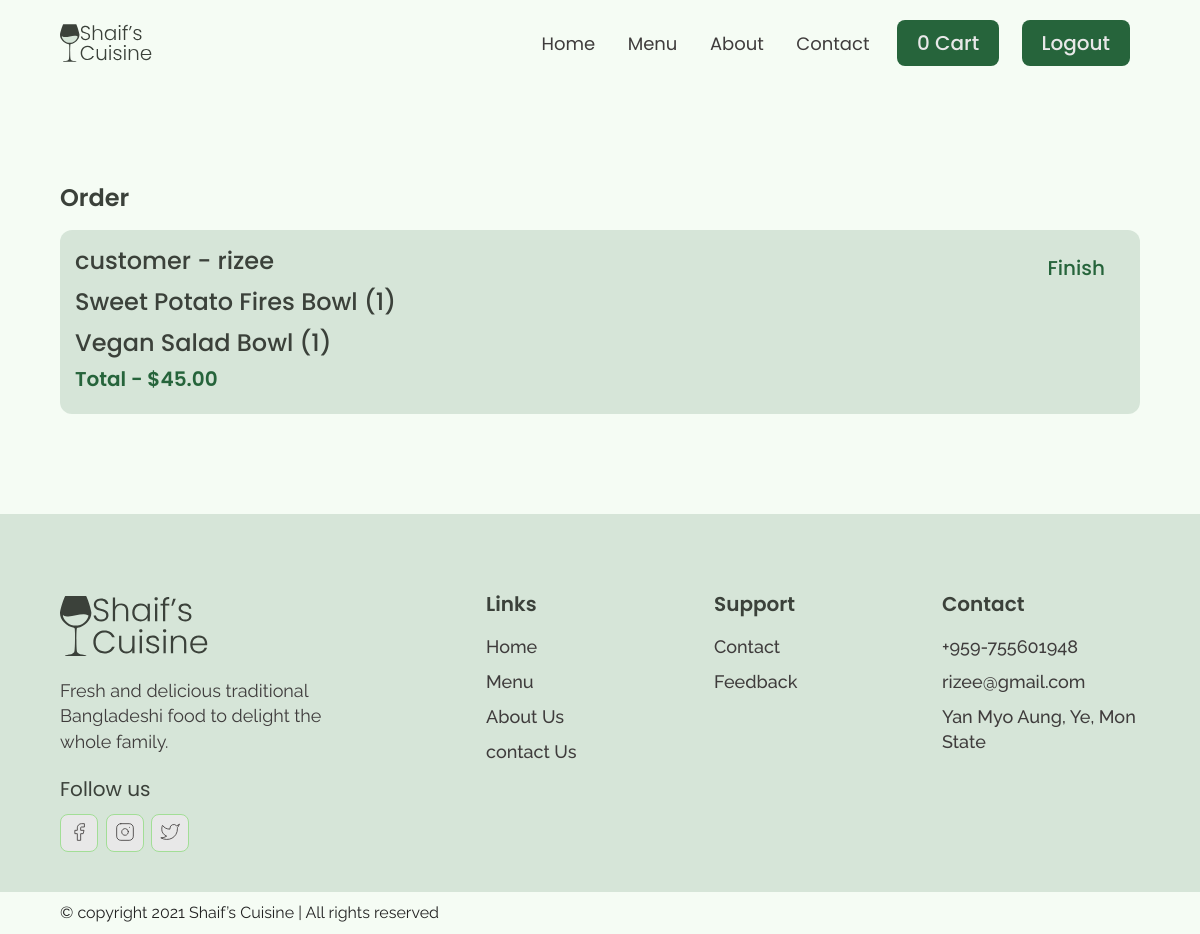
Page /order/ (signed in) on the committed database.
### base/models.py (models this page shows, shortened)
class Order(models.Model):
    customer = models.ForeignKey(Customer, null=True, on_delete=models.CASCADE)
    complete = models.BooleanField(default=False)
    translation_id = models.CharField(max_length=200, null=True, blank=True)
    created = models.DateTimeField(auto_now_add=True)
    @property
    def cart_food(self):
        foods = self.orderfood_set.all()
        total = sum([food.quantity for food in foods])
        return total
    @property
    def cart_total(self):
        foods = self.orderfood_set.all()
        total = sum([food.get_total for food in foods])
        return total

class Customer(models.Model):
    user = models.OneToOneField(User, null=True, blank=True, on_delete=models.CASCADE)
    name = models.CharField(max_length=200, null=True, blank=True)
    email = models.EmailField(null=True, blank=True)
    phone = models.CharField(max_length=200, null=True, blank=True)
    avatar = models.ImageField(default='testimonial_img1.png', null=True, blank=True)
    created = models.DateTimeField(auto_now_add=True)

class OrderFood(models.Model):
    order = models.ForeignKey(Order, null=True, on_delete=models.CASCADE)
    food = models.ForeignKey(Food, null=True, on_delete=models.CASCADE)
    quantity = models.IntegerField(default=0, blank=True, null=True)
    created = models.DateTimeField(auto_now_add=True)
    @property
    def get_total(self):
        total = (self.food.price * self.quantity)
        return total

class Food(models.Model):
    name = models.CharField(max_length=200, null=True)
    price = models.DecimalField(max_digits=5, decimal_places=2)
    category = models.ForeignKey(Category, null=True, on_delete=models.SET_NULL)
    description = models.TextField(null=True, blank=True)
    discount = models.CharField(max_length=100, null=True, blank=True)
    image = models.ImageField(default='food-1.png', null=True, blank=True)
    created = models.DateTimeField(auto_now_add=True)

### base/views.py (the view)
# urls.py: path('order/', views.orderPage, name='order'),
def orderPage(request):
    customer = request.user.customer
    orders = Order.objects.filter(complete=True)
    order, created = Order.objects.get_or_create(customer=customer, complete=False)
    context = {'orders': orders, 'order': order}
    return render(request, 'base/order_page.html', context)

### base/models.py (called while the page is built)
    def __str__(self):
        return self.username

### base/templates/base/order_page.html
{% extends 'base/main.html' %}
{% load static %}
  {% block content %}
  <section id="dishGrid" data-aos="fade-up">
    <div class="container">
      <h2 class="dishGrid__title">
        Order
      </h2>
      <div class="dishGrid__wrapper">
        {% for order in orders %}
        <div class="dishGrid__item">
          <div class="dishGrid__item__info">
            <h3 class="dishGrid__item__title">
              customer - {{order.customer.name}}
            </h3>
            {% for item in order.orderfood_set.all %}
            <h3 class="dishGrid__item__title">{{item.food.name}} ({{item.quantity}})</h3>
            {% endfor %}
            <h3 class="dishGrid__item__price">Total - ${{order.cart_total}}</h3>
          </div>
          <a href="{% url 'finish' order.id %}" class="btn">Finish</a>
        </div>
        {% endfor %}
      </div>
    </div>
  </section>
  {% endblock %}

### base/templates/base/main.html (shortened to what this page needs)
{% load static %}
<!DOCTYPE html>
<html lang="en">
<head>
  <link rel="stylesheet" href="{% static 'css/reset.css' %}">
  <link rel="stylesheet" href="{% static 'css/globalStyles.css' %}">
  <link rel="stylesheet" href="{% static 'css/components.css' %}">
  <link rel="stylesheet" href="https://unpkg.com/aos@next/dist/aos.css" />
</head>
<body>
  <div class="nav">
    <div class="container">
      <div class="nav__wrapper">
        <a href="{% url 'home' %}" class="logo">
          <img src="{% static 'images/logo.svg' %}" alt="shaif's cuisine">
        </a>
        <nav>
          <ul class="nav__list">
            <div class="nav__list__wrapper">
              <li><a class="nav__link" href="{% url 'home' %}">Home</a></li>
              <li><a class="nav__link" href="{% url 'menu' %}">Menu</a></li>
              <li><a class="nav__link" href="{% url 'about' %}">About</a></li>
              <li><a class="nav__link" href="{%url 'contact' %}">Contact</a></li>
              <li><a href="{% url 'cart' %}" class="btn primary-btn">{{order.cart_food}} Cart </a></li>
              {% if request.user.is_authenticated %}
              <li><a href="{% url 'logout' %}" class="btn primary-btn">Logout</a></li>
              {% else %}
              <li><a href="{% url 'login' %}" class="btn primary-btn">Login</a></li>
              {% endif %}
            </div>
          </ul>
        </nav>
      </div>
    </div>
  </div>
  {% block content %}
  {% endblock %}
    {% if page != 'login' %}
    <footer>
      <div class="container">
        <div class="footer__wrapper">
          <div class="footer__col1">
            <div class="footer__logo">
              <img src="{% static 'images/logo.svg' %}" alt="shaif's cuisine">
            </div>
            <p class="footer__desc">
              Fresh and delicious traditional Bangladeshi food to delight the whole family.
            </p>
            <div class="footer__socials">
              <h4 class="footer__socials__title">Follow us</h4>
              <ol class="footer__socials__list">
                <li>
                  <a href="https://www.facebook.com/rizee.rizee.98">
                    <svg xmlns="http://www.w3.org/2000/svg" width="24" height="24" viewBox="0 0 24 24" fill="none"
                      stroke="currentColor" stroke-width="1" stroke-linecap="round" stroke-linejoin="round"
                      class="feather feather-facebook">
                      <path d="M18 2h-3a5 5 0 0 0-5 5v3H7v4h3v8h4v-8h3l1-4h-4V7a1 1 0 0 1 1-1h3z" />
                    </svg>
                  </a>
                </li>
                <li>
                  <a href="https://www.facebook.com/rizee.rizee.98">
                  </a>
                </li>
                <li>
                  <a href="https://www.facebook.com/rizee.rizee.98">
                  </a>
                </li>
              </ol>
            </div>
          </div>
          <div class="footer__col2">
            <h3 class="footer__text__title">
              Links
            </h3>
            <ol class="footer__text">
              <li>
                <a href="{% url 'home' %}">Home</a>
              </li>
              <li>
                <a href="{% url 'menu' %}">Menu</a>
              </li>
              <li>
                <a href="{% url 'about' %}">About Us</a>
              </li>
              <li>
                <a href="{% url 'contact' %}">contact Us</a>
              </li>
            </ol>
          </div>
          <div class="footer__col3">
            <h3 class="footer__text__title">
              Support
            </h3>
            <ol class="footer__text">
              <li>
                <a href="{% url 'contact' %}">Contact</a>
              </li>
              <li>
                <a href="{% url 'feedback' %}">Feedback</a>
              </li>
            </ol>
          </div>
          <div class="footer__col4">
            <h3 class="footer__text__title">
              Contact
            </h3>
            <ol class="footer__text">
              <li>
                <a href="tel:09755601948">+959-755601948</a>
              </li>
              <li>
                <a href="mailto:rizee@gmail.com?">rizee@gmail.com</a>
              </li>
              <li>
                <a href="#">Yan Myo Aung, Ye, Mon State</a>
              </li>
            </ol>
          </div>
        </div>
      </div>
    </footer>
    <div id="copyright">
      <div class="container">
        <p class="copyright__text">
          © copyright 2021 Shaif’s Cuisine | All rights reserved
        </p>
      </div>
    </div>
    {% endif %}
</body>
</html>

### static/css/globalStyles.css (style rules this page uses)
html { font-size: 10px; overflow-x: hidden; }
body { background: var(--lightGreen-2); overflow-x: hidden; visibility: hidden; }
section { padding: 100px 0; }
.container { max-width: 1200px; width: 90%; margin: 0 auto; }
:root { --green-1: #26643b; --green-2: #a2de96; --lightGreen-1: #d6e5d8; --lightGreen-2: #f5fcf4; --black-1: #3b413a; --black-2: #3f3c3c; --black-3: #5b6359; --white-1: #e8e8e8; }
img { width: 100%; height: 100%; object-fit: contain; }
h1, h2, h3, h4 { font-family: Poppins; }
p { font-family: Raleway; font-weight: 400; line-height: 1.4em; font-size: 1.8rem; }
a { display: inline-block; text-decoration: none; }

### static/css/components.css (style rules this page uses)
.nav { padding: 2rem 0; }
.nav__wrapper { display: flex; justify-content: space-between; }
.nav__list li { display: inline-block; margin: 0 1rem; }
.nav__list .nav__link { font-size: 1.8rem; font-family: Poppins; color: var(--black-2); padding: 0.5rem; }
.btn { color: var(--green-1); font-family: Poppins; font-weight: 500; border-radius: 8px; font-size: 1.4rem; padding: 1.2rem 2rem; }
.primary-btn { color: var(--white-1); background: var(--green-1); }
@media only screen and (min-width: 700px) { .btn { padding: 1.3rem 2rem; font-size: 2rem; } }
.dishGrid__title { font-size: 1.8rem; margin-bottom: 2rem; font-weight: 600; color: var(--black-1); }
.dishGrid__wrapper { display: grid; grid-template-columns: repeat(auto-fit, minmax(140px, 1fr)); gap: 1rem; }
.dishGrid__item { display: flex; flex-direction: column; background-color: var(--lightGreen-1); padding: 0.5rem; border-radius: 8px; gap: 0.5rem; }
.dishGrid__item__info { flex: 5; }
.dishGrid__item__title { font-size: 1.4rem; line-height: 1.3em; font-weight: 500; color: var(--black-1); margin-bottom: 0.5rem; }
.dishGrid__item__price { font-size: 1.4rem; color: var(--green-1); font-weight: 600; margin-bottom: 0.5rem; }
@media only screen and (min-width: 768px) { .dishGrid__title { font-size: 2.4rem; } }
@media only screen and (min-width: 768px) { .dishGrid__wrapper { grid-template-columns: repeat(auto-fit, minmax(350px, 1fr)); gap: 3rem; } }
@media only screen and (min-width: 768px) { .dishGrid__item { flex-direction: row; padding: 1.5rem; border-radius: 12px; gap: 1rem; } }
@media only screen and (min-width: 768px) { .dishGrid__item__title { font-size: 2.4rem; margin-bottom: 1rem; } }
@media only screen and (min-width: 768px) { .dishGrid__item__price { font-size: 2rem; margin-bottom: 1rem; } }
footer { background: var(--lightGreen-1); padding-top: 5rem; padding-bottom: 2rem; }
.footer__wrapper { display: flex; flex-direction: column; gap: 3rem; }
.footer__logo { width: 150px; margin-bottom: 2rem; }
.footer__desc { font-size: 1.4rem; color: var(--black-2); margin-bottom: 2rem; }
.footer__socials__title { font-size: 1.8rem; color: var(--black-1); margin-bottom: 1rem; }
.footer__socials li { display: inline-block; margin-right: 0.5rem; }
.footer__socials a { padding: 0.5rem 0.8rem; background-color: var(--white-1); border: 1px solid var(--green-2); border-radius: 8px; }
.footer__socials svg { width: 20px; color: var(--black-2); }
.footer__text__title { font-size: 1.8rem; margin-bottom: 1rem; color: var(--black-1); font-weight: 600; }
.footer__text a { font-size: 1.4rem; margin-bottom: 0.5rem; color: var(--black-2); font-family: Raleway; font-weight: 500; line-height: 1.4em; }
@media only screen and (min-width: 768px) { footer { padding-top: 8rem; padding-bottom: 4rem; } }
@media only screen and (min-width: 768px) { .footer__wrapper { flex-direction: row; } }
@media only screen and (min-width: 768px) { .footer__col1 { flex: 4; } }
@media only screen and (min-width: 768px) { .footer__col2, .footer__col3, .footer__col4 { flex: 2; } }
@media only screen and (min-width: 768px) { .footer__desc { max-width: 300px; font-size: 1.8rem; margin-bottom: 2.5rem; } }
@media only screen and (min-width: 768px) { .footer__socials__title { font-size: 2rem; margin-bottom: 1.5rem; } }
@media only screen and (min-width: 768px) { .footer__text__title { font-size: 2rem; margin-bottom: 2rem; } }
@media only screen and (min-width: 768px) { .footer__text a { font-size: 1.8rem; margin-bottom: 1rem; } }
#copyright { padding: 1rem 0; }
.copyright__text { font-size: 1.4rem; text-align: center; }
@media only screen and (min-width: 768px) { .copyright__text { font-size: 1.6rem; text-align: left; } }

### rows in the picture
Order: cart_food "0"
Order: customer.name "rizee", cart_total "45.00"
OrderFood: food.name "Sweet Potato Fires Bowl", quantity "1"
OrderFood: food.name "Vegan Salad Bowl", quantity "1"
